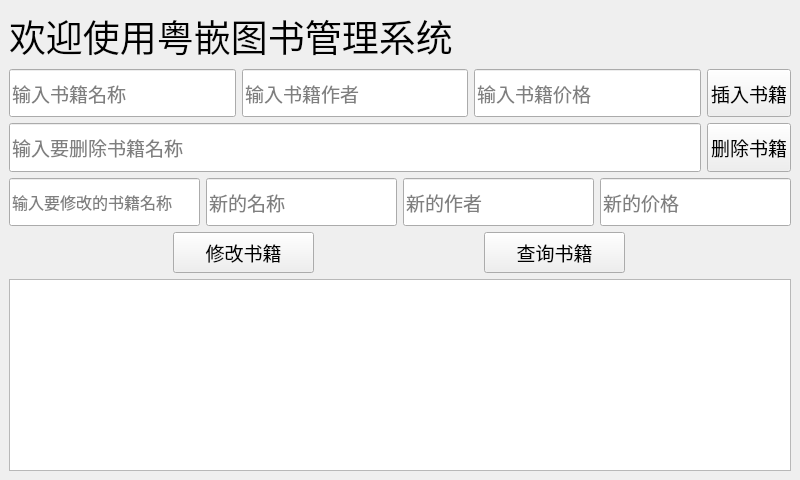
<?xml version="1.0" encoding="UTF-8"?>
<ui version="4.0">
 <class>MainWindow</class>
 <widget class="QMainWindow" name="MainWindow">
  <property name="geometry">
   <rect>
    <x>0</x>
    <y>0</y>
    <width>800</width>
    <height>480</height>
   </rect>
  </property>
  <property name="windowTitle">
   <string>MainWindow</string>
  </property>
  <widget class="QWidget" name="centralwidget">
   <layout class="QGridLayout" name="gridLayout">
    <item row="0" column="0">
     <widget class="QLabel" name="label">
      <property name="font">
       <font>
        <family>Arial</family>
        <pointsize>28</pointsize>
       </font>
      </property>
      <property name="text">
       <string>欢迎使用粤嵌图书管理系统</string>
      </property>
     </widget>
    </item>
    <item row="1" column="0">
     <layout class="QHBoxLayout" name="horizontalLayout">
      <item>
       <widget class="QLineEdit" name="namele">
        <property name="sizePolicy">
         <sizepolicy hsizetype="Expanding" vsizetype="Expanding">
          <horstretch>0</horstretch>
          <verstretch>0</verstretch>
         </sizepolicy>
        </property>
        <property name="font">
         <font>
          <family>Arial</family>
          <pointsize>14</pointsize>
         </font>
        </property>
        <property name="placeholderText">
         <string>输入书籍名称</string>
        </property>
       </widget>
      </item>
      <item>
       <widget class="QLineEdit" name="authorle">
        <property name="sizePolicy">
         <sizepolicy hsizetype="Expanding" vsizetype="Expanding">
          <horstretch>0</horstretch>
          <verstretch>0</verstretch>
         </sizepolicy>
        </property>
        <property name="font">
         <font>
          <family>Arial</family>
          <pointsize>14</pointsize>
         </font>
        </property>
        <property name="placeholderText">
         <string>输入书籍作者</string>
        </property>
       </widget>
      </item>
      <item>
       <widget class="QLineEdit" name="pricele">
        <property name="sizePolicy">
         <sizepolicy hsizetype="Expanding" vsizetype="Expanding">
          <horstretch>0</horstretch>
          <verstretch>0</verstretch>
         </sizepolicy>
        </property>
        <property name="font">
         <font>
          <family>Arial</family>
          <pointsize>14</pointsize>
         </font>
        </property>
        <property name="placeholderText">
         <string>输入书籍价格</string>
        </property>
       </widget>
      </item>
      <item>
       <widget class="QPushButton" name="insertBt">
        <property name="sizePolicy">
         <sizepolicy hsizetype="Minimum" vsizetype="Expanding">
          <horstretch>0</horstretch>
          <verstretch>0</verstretch>
         </sizepolicy>
        </property>
        <property name="font">
         <font>
          <family>Arial</family>
          <pointsize>14</pointsize>
         </font>
        </property>
        <property name="text">
         <string>插入书籍</string>
        </property>
       </widget>
      </item>
     </layout>
    </item>
    <item row="2" column="0">
     <layout class="QHBoxLayout" name="horizontalLayout_2">
      <item>
       <widget class="QLineEdit" name="delnamele">
        <property name="sizePolicy">
         <sizepolicy hsizetype="Expanding" vsizetype="Expanding">
          <horstretch>0</horstretch>
          <verstretch>0</verstretch>
         </sizepolicy>
        </property>
        <property name="font">
         <font>
          <family>Arial</family>
          <pointsize>14</pointsize>
         </font>
        </property>
        <property name="placeholderText">
         <string>输入要删除书籍名称</string>
        </property>
       </widget>
      </item>
      <item>
       <widget class="QPushButton" name="delBt">
        <property name="sizePolicy">
         <sizepolicy hsizetype="Minimum" vsizetype="Expanding">
          <horstretch>0</horstretch>
          <verstretch>0</verstretch>
         </sizepolicy>
        </property>
        <property name="font">
         <font>
          <family>Arial</family>
          <pointsize>14</pointsize>
         </font>
        </property>
        <property name="text">
         <string>删除书籍</string>
        </property>
       </widget>
      </item>
     </layout>
    </item>
    <item row="3" column="0">
     <layout class="QHBoxLayout" name="horizontalLayout_3">
      <item>
       <widget class="QLineEdit" name="updatenamele">
        <property name="sizePolicy">
         <sizepolicy hsizetype="Expanding" vsizetype="Expanding">
          <horstretch>0</horstretch>
          <verstretch>0</verstretch>
         </sizepolicy>
        </property>
        <property name="font">
         <font>
          <family>Arial</family>
          <pointsize>12</pointsize>
         </font>
        </property>
        <property name="placeholderText">
         <string>输入要修改的书籍名称</string>
        </property>
       </widget>
      </item>
      <item>
       <widget class="QLineEdit" name="newnamele">
        <property name="sizePolicy">
         <sizepolicy hsizetype="Expanding" vsizetype="Expanding">
          <horstretch>0</horstretch>
          <verstretch>0</verstretch>
         </sizepolicy>
        </property>
        <property name="font">
         <font>
          <family>Arial</family>
          <pointsize>14</pointsize>
         </font>
        </property>
        <property name="text">
         <string/>
        </property>
        <property name="placeholderText">
         <string>新的名称</string>
        </property>
       </widget>
      </item>
      <item>
       <widget class="QLineEdit" name="newauthorle">
        <property name="sizePolicy">
         <sizepolicy hsizetype="Expanding" vsizetype="Expanding">
          <horstretch>0</horstretch>
          <verstretch>0</verstretch>
         </sizepolicy>
        </property>
        <property name="font">
         <font>
          <family>Arial</family>
          <pointsize>14</pointsize>
         </font>
        </property>
        <property name="placeholderText">
         <string>新的作者</string>
        </property>
       </widget>
      </item>
      <item>
       <widget class="QLineEdit" name="newpricele">
        <property name="sizePolicy">
         <sizepolicy hsizetype="Expanding" vsizetype="Expanding">
          <horstretch>0</horstretch>
          <verstretch>0</verstretch>
         </sizepolicy>
        </property>
        <property name="font">
         <font>
          <family>Arial</family>
          <pointsize>14</pointsize>
         </font>
        </property>
        <property name="placeholderText">
         <string>新的价格</string>
        </property>
       </widget>
      </item>
     </layout>
    </item>
    <item row="4" column="0">
     <layout class="QHBoxLayout" name="horizontalLayout_4">
      <item>
       <widget class="QPushButton" name="changedBt">
        <property name="sizePolicy">
         <sizepolicy hsizetype="Minimum" vsizetype="Expanding">
          <horstretch>0</horstretch>
          <verstretch>0</verstretch>
         </sizepolicy>
        </property>
        <property name="minimumSize">
         <size>
          <width>141</width>
          <height>41</height>
         </size>
        </property>
        <property name="maximumSize">
         <size>
          <width>141</width>
          <height>41</height>
         </size>
        </property>
        <property name="font">
         <font>
          <family>Arial</family>
          <pointsize>14</pointsize>
         </font>
        </property>
        <property name="text">
         <string>修改书籍</string>
        </property>
       </widget>
      </item>
      <item>
       <widget class="QPushButton" name="serchBt">
        <property name="sizePolicy">
         <sizepolicy hsizetype="Minimum" vsizetype="Expanding">
          <horstretch>0</horstretch>
          <verstretch>0</verstretch>
         </sizepolicy>
        </property>
        <property name="maximumSize">
         <size>
          <width>141</width>
          <height>41</height>
         </size>
        </property>
        <property name="font">
         <font>
          <family>Arial</family>
          <pointsize>14</pointsize>
         </font>
        </property>
        <property name="text">
         <string>查询书籍</string>
        </property>
       </widget>
      </item>
     </layout>
    </item>
    <item row="5" column="0">
     <widget class="QTableWidget" name="tableWidget">
      <property name="font">
       <font>
        <pointsize>26</pointsize>
       </font>
      </property>
     </widget>
    </item>
   </layout>
  </widget>
 </widget>
 <resources/>
 <connections/>
</ui>
